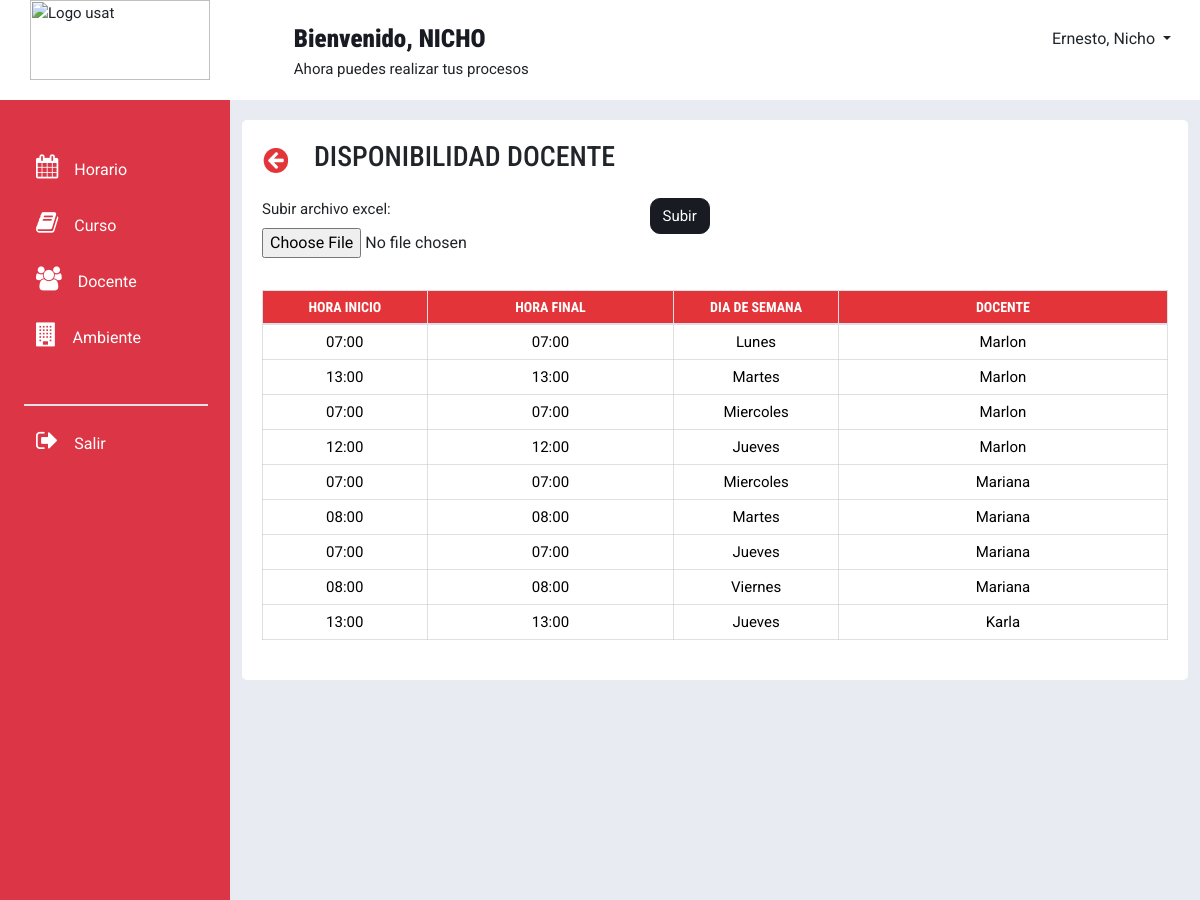
Page /csv/ on the committed database.
### modulo_horario/models.py (models this page shows)
class dia_semana(models.Model):
    dia_nombre = models.CharField(max_length=9)
    def __str__(self):
        return self.dia_nombre
    class Meta:
        verbose_name_plural="Día de la semana"

### modulo_docente/models.py (models this page shows, shortened)
class disponibilidad_docente(models.Model):
    id = models.AutoField(primary_key=True)
    ddo_horainicio = models.TimeField()
    ddo_horafin = models.TimeField()
    FKdiasemana = models.ForeignKey('modulo_horario.dia_semana', on_delete=models.CASCADE)
    FKdocente = models.ForeignKey(docente, on_delete=models.CASCADE)
    class Meta:
        verbose_name_plural="Disponibilidad docente"
        ordering=['FKdocente']

class docente(models.Model):
    doc_nombres = models.CharField(max_length=200)
    doc_especialidad = models.CharField(max_length=100)
    doc_email = models.CharField(max_length=50)
    doc_estado = models.CharField(max_length=10)
    doc_telefono = models.CharField(max_length=9)
    FKtipocontrato = models.ForeignKey (tipo_contrato, on_delete=models.CASCADE)
    FKdepartamentoacademico = models.ForeignKey(departamento_academico, on_delete=models.CASCADE)
    def __str__(self):
        return self.doc_nombres
    class Meta:
        verbose_name_plural="Docente"

### modulo_docente/views.py (the view)
# urls.py: path('csv/', views.upload_file),
def upload_file(request):
    if request.method == 'POST':
        form = UploadCSVForm(request.POST, request.FILES)
        enviar=disponibilidad_docentes()
        if form.is_valid():
            enviar=disponibilidad_docentes()
            if 'Subir_archivo_excel' in request.FILES:
                excel_file = request.FILES['Subir_archivo_excel']
                workbook = openpyxl.load_workbook(excel_file)
                sheet = workbook.active
                try:
                    for row in sheet.iter_rows(min_row=2, values_only=True):  # skip the header
                        if row[1] and row[2]:
                            horainicio = row[1] if isinstance(row[1], time) else datetime.strptime(row[1], '%H:%M:%S').time()
                            horafin = row[2] if isinstance(row[2], time) else datetime.strptime(row[2], '%H:%M:%S').time()
                            _, created = disponibilidad_docente.objects.update_or_create(
                                id=row[0],
                                ddo_horainicio=horainicio,
                                ddo_horafin=horafin,
                                FKdiasemana_id=row[3],
                                FKdocente_id=row[4],
                            )
                    messages.success(request, 'Archivo Excel subido correctamente')
                except Exception as e:
                    messages.error(request, 'Error: ' + str(e))
            else:
                messages.success(request, 'Debe subir un archivo para continuar')
            return redirect(request.path)
    else:
        form = UploadCSVForm()
        enviar=disponibilidad_docentes()
    return render(request, './csv.html', {'form': form, 'disponibilidad':enviar})

### modulo_docente/forms.py
class UploadCSVForm(forms.Form):
    Subir_archivo_excel = forms.FileField(required=False)

### modulo_docente/views.py (called while the page is built)
def disponibilidad_docentes():
    dispo= disponibilidad_docente.objects.all();
    enviar=[]
    for dispobj in dispo:
        horariodispo=disponibilidad_docente.objects.get(id=dispobj.id)
        horaini= horariodispo.ddo_horainicio
        horafin= horariodispo.ddo_horainicio
        dia= horariodispo.FKdiasemana
        docente = horariodispo.FKdocente
        enviar.append((horaini,horafin,dia,docente))
        print(enviar)
    return enviar

### modulo_docente/templates/csv.html (shortened to what this page needs)
{% load static %}
{% block content %}
<link href="https://cdn.jsdelivr.net/npm/bootstrap@5.3.3/dist/css/bootstrap.min.css" rel="stylesheet">
<head>
  <link rel="stylesheet" href="{% static 'css/csv.css' %}">
  <link rel="stylesheet" href="https://stackpath.bootstrapcdn.com/bootstrap/4.5.2/css/bootstrap.min.css" />
  <link rel="stylesheet" href="https://maxcdn.bootstrapcdn.com/font-awesome/4.7.0/css/font-awesome.min.css">
  <link rel="stylesheet" href="https://cdnjs.cloudflare.com/ajax/libs/bootstrap/5.3.3/css/bootstrap.min.css" />
</head>
<body style="padding: 0px;
overflow-y: hidden;
overflow-x: hidden;">
    <div class="container-fluid p-0 m-auto" style="font-family: 'Roboto', sans-serif; font-size: 15px;">
        <div class="caja" style="height: 100px; background-color: white;">
            <div class="row">
              <div class="col1" style="margin-left: 30px; width:  16%;">
                <a class="navbar-brand" href="/">
                  <img style="width: 180px; height: 80px;" src="http://www.usat.edu.pe/web/wp-content/uploads/2023/05/logo_usat25.png"
                    alt="Logo usat">
                </a>
              </div>
              <div class="col2" style="padding: 20px; text-align: left; margin-left: 60px;  width:  60%;">
                  <h7> <strong> Bienvenido, NICHO </strong> <br> </h7>
                  <p>Ahora puedes realizar tus procesos</p>
                </div>
              <div class="col3" style="padding: 20px; text-align: right;  width:  16%;">
                <button class="btn dropdown-toggle" type="button" data-bs-toggle="dropdown" aria-expanded="false">
                  Ernesto, Nicho
                </button>
              </div>
            </div>
        </div>
    </div>
    <div class="container-fluid overflow-hidden" style="font-family: 'Roboto', sans-serif;">
        <div class="row vh-100 overflow-auto" >
          <div id="sidebar" class="collapse collapse-horizontal show col-12 col-sm-3 col-xl-2 px-sm-2 px-0 bg-danger" style="width: 230px;">
            <div id="sidebar-nav" class="flex-sm-column flex-row flex-grow-1 align-items-center align-items-sm-start px-3 pt-2 text-white sticky-top">
              <ul class="nav nav-pills flex-sm-column flex-row flex-nowrap flex-shrink-1 flex-sm-grow-0 flex-grow-1 mb-sm-auto mb-0 justify-content-center align-items-center align-items-sm-start" id="menu">
                <div class="mt-3">
                  <br>
                  <a class="btn shadow-none border-0 text-white" data-bs-toggle="collapse" href="#menuHorario" role="button" aria-expanded="false" aria-controls="menuHorario">
                    <i class="fs-4 my-0 py-0 fa fa-calendar me-2"></i><span class="my-auto ms-2 d-none d-sm-inline text-white" >Horario</span>
                  </a>
                </div>
                <div class="mt-3">
                  <a class="btn shadow-none border-0 text-white" data-bs-toggle="collapse" href="#menuCurso" role="button" aria-expanded="false" aria-controls="menuCurso">
                    <i class="fs-4 my-0 py-0 fa fa-book me-2"></i><span class="my-auto ms-2 d-none d-sm-inline text-white">Curso</span>
                  </a>
                </div>
                <div class="mt-3">
                  <a class="btn shadow-none border-0 text-white" data-bs-toggle="collapse" href="#menuDocente" role="button" aria-expanded="false" aria-controls="menuDocente">
                    <i class="fs-4 my-0 py-0 fa fa-users me-2"></i><span class="my-auto ms-2 d-none d-sm-inline text-white">Docente</span>
                  </a>
                </div>
                <div class="mt-3">
                  <a class="btn shadow-none border-0 text-white" data-bs-toggle="collapse" href="#menuAmbiente" role="button" aria-expanded="false" aria-controls="menuAmbiente">
                    <i class="fs-4 my-0 py-0 fa fa-building me-2"></i><span class="my-auto ms-2 d-none d-sm-inline text-white">Ambiente</span>
                  </a>
                </div>
                <hr class="solid w-100 d-flex h-100 border border-1 bg-white dropdown-divider mt-5" color="white">
                <div class="mt-3 mb-3">
                  <a class="btn shadow-none border-0 pb-3 text-white" href="#" role="button">
                    <i class="fs-4 my-0 py-0 fa fa-sign-out me-2"></i><span class="my-auto ms-2 d-none d-sm-inline text-white">Salir</span>
                  </a>
                </div>
              </ul>
            </div>
          </div>
    <div class="col d-flex flex-column h-sm-100" style="background-color: #e8ebf1;">
        <main class="row overflow-auto">
          <div class="container-fluid col">
    <div id="contenedorSub" style=" padding: 20px; background-color: white; margin-top: 20px; height: 560px; border-radius: 5px;">
     <div class="box-tittle">
      <button type="button" class="regresarBtn">
          <a href="/"><img id="closeicon" src="{% static 'iconos/regresar.PNG' %}" width="32px" height="27px"></a>
      </button>
      <h3 id="titulo" style="margin-left: 20px;">DISPONIBILIDAD DOCENTE</h3>
      <br><br>
  </div>
    <form method="post" enctype="multipart/form-data">
        <div class="row">
          <div class="col-sm-5">
            {{ form.as_p }}
          </div>
          <div class="col-sm-6">
            <button type="submit" class="btnVer">Subir</button>
          </div>
        </div>
    </form>
    <div id="boxTabla" style="height: 395px; overflow-y: auto;">
      <table class="table" id="tabla">
          <thead class="encabezado" style=" position: sticky; top: 0; z-index: 1; background-color: #E33439;">
              <tr>
                  <th scope="col" style="background-color: #E33439; color: #fff;">HORA INICIO </th>
                  <th scope="col" style="background-color: #E33439; color: #fff; width: 30%;"> HORA FINAL</th>
                  <th scope="col" style="background-color: #E33439; color: #fff;">DIA DE SEMANA</th>
                  <th scope="col" style="background-color: #E33439; color: #fff;">DOCENTE</th>
              </tr>
          </thead>
          <tbody>
              {% for d in disponibilidad %}
              <tr>
                  <td id="ini" style="text-align: center;">{{ d.0 }}</td>
                  <td id="fin" style="text-align: center;" >{{ d.1 }}</td>
                  <td id="dia" style="text-align: center;" >{{ d.2 }}</td>
                  <td id="docente" style="text-align: center;">{{ d.3 }}</td>
              </tr>
              {% endfor %}
          </tbody>
      </table>
  </div>
          </div>
          </div>
        </main>
    </div>
        </div>
    </div>
</body>
{% endblock %}

### static/css/csv.css (style rules this page uses)
body { font-family: "Roboto", sans-serif; padding: 0px; font-size: 15px; }
h1, h2, h3, h4, h5, h6, h7 { font-family: "Roboto Condensed", sans-serif; color: #181B22; font-size: 25px; font-weight: 600; }
th { font-family: "Roboto Condensed", sans-serif; color: white; font-size: 14px; }
tr, label, option { font-family: "Roboto", sans-serif; font-size: 15px; }
#titulo { display: inline; margin-left: 5px; padding-top: 5%; }
.table { table-layout: fixed; border-collapse: collapse; width: 100%; height: 5px; }
.table thead th { vertical-align: bottom; border-bottom: 2px solid #181b2295; }
.table th, .table td { border: 1px solid #cacacc95; padding-top: 15px; }
.table th { background-color: #E33439; text-align: center; }
.table #grupo, .table #codigo, .table #ciclo, .table #docente { text-align: center; }
.table th:nth-child(1), .fixed-table td:nth-child(1) { width: 20%; }
.table th:nth-child(2), .fixed-table td:nth-child(2) { width: 20%; }
.table th:nth-child(3), .fixed-table td:nth-child(3) { width: 20%; }
.table th:nth-child(4), .fixed-table td:nth-child(3) { width: 40%; }
.regresarBtn { background-color: white; border: None; margin: -8px; display: inline; }
.caja { padding: 0px; width: 100%; margin: 0px; }
.col1, .col3 { width: 16%; }
.col2 { width: 60%; }

### modulo_docente/templates/csv.html (style rules this page uses)
.btnVer { background-color: #181B22; border: 1px solid transparent; border-color: #181B22; border-radius: 10px; color: #fff; padding: 0.375rem 0.75rem; font-size: 15px; text-align: center; }

### rows in the picture
dia_semana: ddo_horainicio "07:00", dia_nombre "Lunes", doc_nombres "Marlon"
dia_semana: ddo_horainicio "13:00", dia_nombre "Martes", doc_nombres "Marlon", ddo_horainicio "08:00", doc_nombres "Mariana"
dia_semana: ddo_horainicio "07:00", dia_nombre "Miercoles", doc_nombres "Marlon", doc_nombres "Mariana"
dia_semana: ddo_horainicio "12:00", dia_nombre "Jueves", doc_nombres "Marlon", ddo_horainicio "07:00", doc_nombres "Mariana", ddo_horainicio "13:00", doc_nombres "Karla"
dia_semana: ddo_horainicio "08:00", dia_nombre "Viernes", doc_nombres "Mariana"
